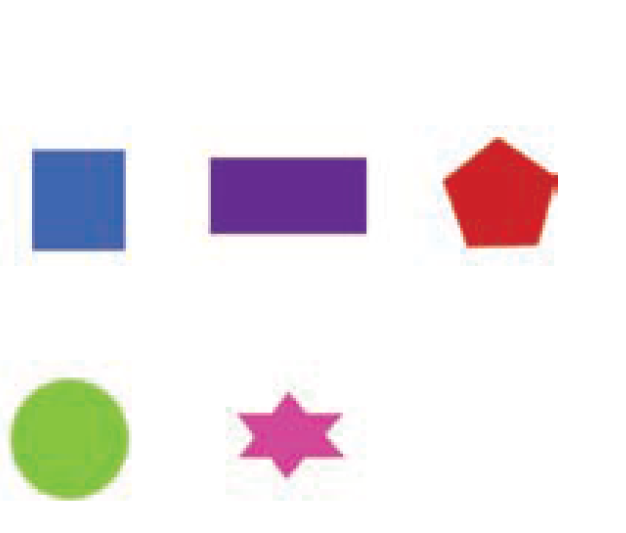
%> input picture self/S9_28052025/shapes.png, 626 x 533 px
$ octave Ex9_3.m   (GNU Octave 9; MATLAB toolbox functions it lacks are replaced by stand-ins)
%> lines starting %> are read from the running program, lines starting %| are printed output that depends on the picture; in (x1, y1, x2, y2) boxes, pixels count from 0 and x2, y2 are one past the last pixel; in counts of white or black regions, pixels touching at a corner belong together; the program's own positions count from 1
% Change Object color using Segmentation
clear, clc, close all;
%%%%%%%%%%%%%%%%%%%%%%%%%%%%%%%%%%%%%%%%
pkg load image;

%load test image
img = imread('shapes.png');
%> img is the input picture: size 533x626x3 uint8; mean R, G, B 237.7, 232.5, 234.6

%binarize the input image
img_grayscale = rgb2gray(img);
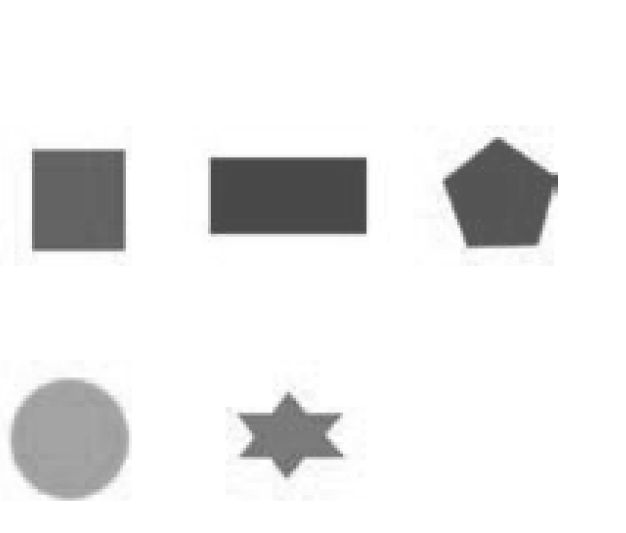
%> img_grayscale: size 533x626 uint8; min 68, max 255, mean 234.3

%binarize the input image
level = graythresh(img_grayscale);
%> level = 0.714
img_BW = 1 - im2bw(img_grayscale, level);
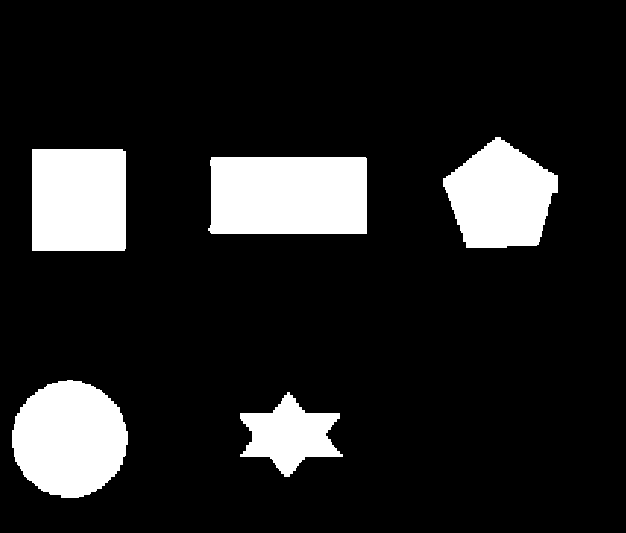
%> img_BW: size 533x626 double; values 0 (black) and 1 (white), 13.7% white; 5 white regions, box (x1, y1, x2, y2) and area: (208, 157, 367, 234) 12031, (12, 380, 128, 498) 10553, (32, 149, 126, 251) 9580, (443, 137, 558, 248) 8884, (240, 392, 343, 477) 4653

%change object color
%> (the run ends here)
